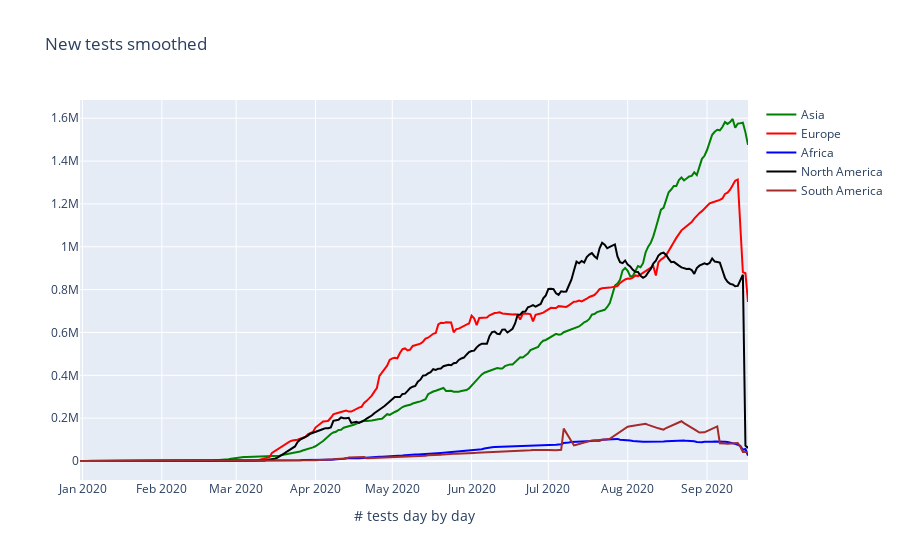

This figure's notebook cell:
### Markdown cell above
### New Tests Smoothed

### Code cell
trace1 = go.Scatter(
                    x = df[(df['continent']=='Asia')].groupby(['date','continent'])['date'].apply(lambda x: np.unique(x)[0]),
                    y = df[(df['continent']=='Asia')].groupby(['date','continent'])['new_tests_smoothed'].sum(),
                    mode = "lines",
                    name = "Asia",
                    marker = dict(color = 'green'),
)

trace2 = go.Scatter(
                    x = df[(df['continent']=='Europe')].groupby(['date','continent'])['date'].apply(lambda x: np.unique(x)[0]),
                    y = df[(df['continent']=='Europe')].groupby(['date','continent'])['new_tests_smoothed'].sum(),
                    mode = "lines",
                    name = "Europe",
                    marker = dict(color = 'red'),
)

trace3 = go.Scatter(
                    x = df[(df['continent']=='Africa')].groupby(['date','continent'])['date'].apply(lambda x: np.unique(x)[0]),
                    y = df[(df['continent']=='Africa')].groupby(['date','continent'])['new_tests_smoothed'].sum(),
                    mode = "lines",
                    name = "Africa",
                    marker = dict(color = 'blue'),
)

trace4 = go.Scatter(
                    x = df[(df['continent']=='North America')].groupby(['date','continent'])['date'].apply(lambda x: np.unique(x)[0]),
                    y = df[(df['continent']=='North America')].groupby(['date','continent'])['new_tests_smoothed'].sum(),
                    mode = "lines",
                    name = "North America",
                    marker = dict(color = 'black'),
)

trace5 = go.Scatter(
                    x = df[(df['continent']=='South America')].groupby(['date','continent'])['date'].apply(lambda x: np.unique(x)[0]),
                    y = df[(df['continent']=='South America')].groupby(['date','continent'])['new_tests_smoothed'].sum(),
                    mode = "lines",
                    name = "South America",
                    marker = dict(color = 'brown'),
)

data = [trace1,trace2,trace3,trace4,trace5]
layout = dict(title = 'New tests smoothed',
              xaxis= dict(title= '# tests day by day',ticklen= 5,zeroline= False)
             )
fig = dict(data = data, layout = layout)
iplot(fig)

### Figure 1 — Plotly figure (JSON) as saved in the notebook; plotly's stock layout.template omitted (floating-point values rounded to 4 significant figures; data arrays with more than 128 entries replaced by an {"elided": "..."} marker saying what was removed)
{"data": [{"marker": {"color": "green"}, "mode": "lines", "name": "Asia", "type": "scatter", "x": {"elided": "262 str values"}, "y": {"elided": "262 int values"}}, {"marker": {"color": "red"}, "mode": "lines", "name": "Europe", "type": "scatter", "x": {"elided": "262 str values"}, "y": {"elided": "262 int values"}}, {"marker": {"color": "blue"}, "mode": "lines", "name": "Africa", "type": "scatter", "x": {"elided": "262 str values"}, "y": {"elided": "262 int values"}}, {"marker": {"color": "black"}, "mode": "lines", "name": "North America", "type": "scatter", "x": {"elided": "262 str values"}, "y": {"elided": "262 int values"}}, {"marker": {"color": "brown"}, "mode": "lines", "name": "South America", "type": "scatter", "x": {"elided": "262 str values"}, "y": {"elided": "262 int values"}}], "layout": {"title": {"text": "New tests smoothed"}, "xaxis": {"ticklen": 5, "title": {"text": "# tests day by day"}, "zeroline": false}}}
